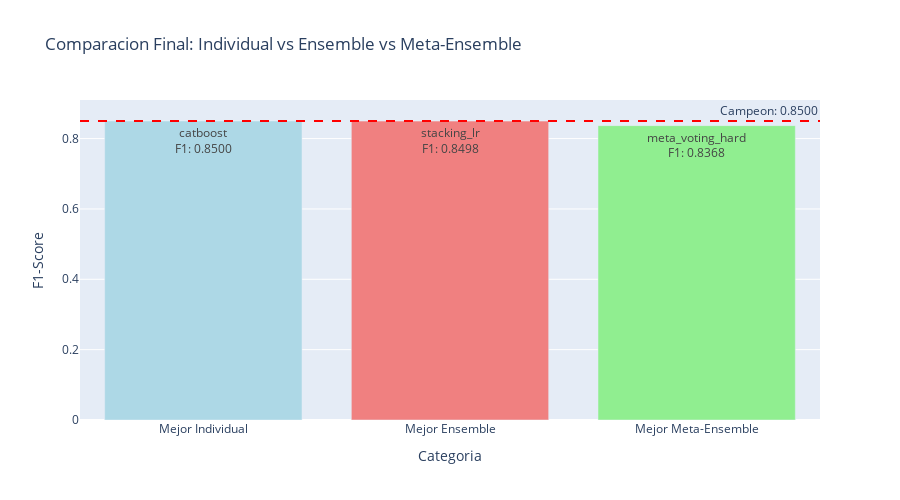

The code cell stored with this chart in its notebook:
### Code cell
# Visualizar la comparacion final
fig = go.Figure()

# Añadir barras para cada categoria
categories = comparison_df['Categoria'].tolist()
f1_scores = comparison_df['F1-Score'].tolist()
models = comparison_df['Modelo'].tolist()

colors = ['lightblue', 'lightcoral', 'lightgreen'][:len(categories)]

fig.add_trace(go.Bar(
    x=categories,
    y=f1_scores,
    text=[f'{model}<br>F1: {score:.4f}' for model, score in zip(models, f1_scores)],
    textposition='auto',
    marker_color=colors
))

fig.update_layout(
    title="Comparacion Final: Individual vs Ensemble vs Meta-Ensemble",
    xaxis_title="Categoria",
    yaxis_title="F1-Score",
    height=500
)

# Linea horizontal para destacar al campeon
fig.add_hline(
    y=absolute_champion['F1-Score'],
    line_dash="dash",
    line_color="red",
    annotation_text=f"Campeon: {absolute_champion['F1-Score']:.4f}"
)

fig.show()

print("La visualizacion muestra la evolucion del rendimiento desde algoritmos individuales hasta meta-ensembles.")

### Figure 1 — Plotly figure (JSON) as saved in the notebook; plotly's stock layout.template omitted (floating-point values rounded to 4 significant figures)
{"data": [{"marker": {"color": ["lightblue", "lightcoral", "lightgreen"]}, "text": ["catboost<br>F1: 0.8500", "stacking_lr<br>F1: 0.8498", "meta_voting_hard<br>F1: 0.8368"], "textposition": "auto", "type": "bar", "x": ["Mejor Individual", "Mejor Ensemble", "Mejor Meta-Ensemble"], "y": [0.85, 0.8498, 0.8368]}], "layout": {"annotations": [{"showarrow": false, "text": "Campeon: 0.8500", "x": 1, "xanchor": "right", "xref": "x domain", "y": 0.85, "yanchor": "bottom", "yref": "y"}], "height": 500, "shapes": [{"line": {"color": "red", "dash": "dash"}, "type": "line", "x0": 0, "x1": 1, "xref": "x domain", "y0": 0.85, "y1": 0.85, "yref": "y"}], "title": {"text": "Comparacion Final: Individual vs Ensemble vs Meta-Ensemble"}, "xaxis": {"title": {"text": "Categoria"}}, "yaxis": {"title": {"text": "F1-Score"}}}}
